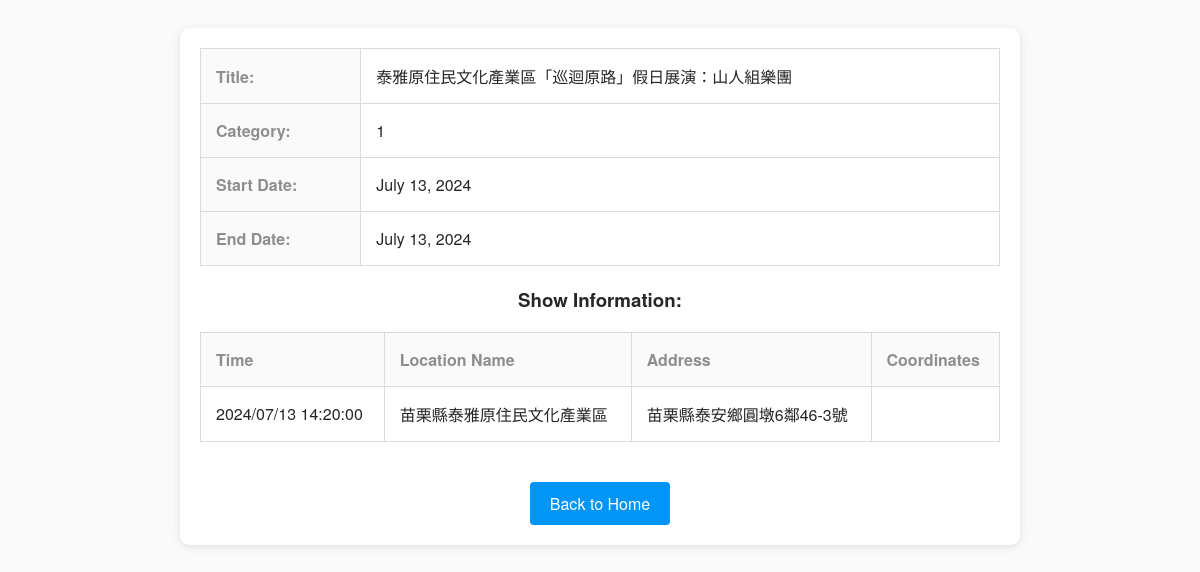
Page /detail/14/ (signed in) on the committed database.
### myapp/models.py (models this page shows)
class Event(models.Model):
    title = models.CharField(max_length=255)
    uid = models.CharField(max_length=24, unique=True, null=True)
    version = models.CharField(max_length=100, blank=True, null=True)
    category = models.CharField(max_length=100, blank=True, null=True)
    imageUrl = models.CharField(max_length=500, blank=True, null=True)
    webSales = models.CharField(max_length=255, blank=True, null=True)
    sourceWebPromote = models.CharField(max_length=255, blank=True, null=True)
    comment = models.TextField(blank=True, null=True)
    editModifyDate = models.DateTimeField(blank=True, null=True)
    sourceWebName = models.CharField(max_length=255, blank=True, null=True)
    startDate = models.DateField(blank=True, null=True)
    endDate = models.DateField(blank=True, null=True)
    hitRate = models.IntegerField(blank=True, null=True)

class ShowInfo(models.Model):
    event = models.ForeignKey(Event, on_delete=models.CASCADE)
    time = models.CharField(max_length=50)
    location = models.ForeignKey(Location, on_delete=models.CASCADE)

class Location(models.Model):
    locationName = models.CharField(max_length=255)
    address = models.CharField(max_length=255, blank=True, null=True)
    latitude = models.DecimalField(max_digits=9, decimal_places=6, blank=True, null=True)
    longitude = models.DecimalField(max_digits=9, decimal_places=6, blank=True, null=True)

### myapp/views.py (the view)
# urls.py: path('detail/<int:id>/', views.detail, name='event_detail'),
@login_required
def detail(request, id):
    event = get_object_or_404(Event, id=id)
    show_infos = ShowInfo.objects.filter(event=event)
    context = {
        'event': event,
        'show_infos': show_infos
    }
    return render(request, 'detail.html', context)

### templates/detail.html (shortened to what this page needs)
{% block content %}
<div class="event-detail-container">
  <table class="event-detail-table">
    <tr>
      <th>Title:</th>
      <td>{{ event.title }}</td>
    </tr>
    <tr>
      <th>Category:</th>
      <td>{{ event.category }}</td>
    </tr>
    <tr>
      <th>Start Date:</th>
      <td>{{ event.startDate }}</td>
    </tr>
    <tr>
      <th>End Date:</th>
      <td>{{ event.endDate }}</td>
    </tr>
  </table>
  {% if show_infos %}
    <h3>Show Information:</h3>
    <table class="show-info-table">
      <thead>
        <tr>
          <th>Time</th>
          <th>Location Name</th>
          <th>Address</th>
          <th>Coordinates</th>
        </tr>
      </thead>
      <tbody>
        {% for show_info in show_infos %}
        <tr>
          <td>{{ show_info.time }}</td>
          {% with show_info.location as location %}
            {% if location %}
              <td>{{ location.locationName }}</td>
              <td>{{ location.address }}</td>
              <td>
              </td>
            {% endif %}
          {% endwith %}
        </tr>
        {% endfor %}
      </tbody>
    </table>
  {% else %}
    <p>No show information available.</p>
  {% endif %}
  <a href="{% url 'home' %}" class="back-button">Back to Home</a>
</div>
{% endblock content %}

### templates/detail.html (style rules this page uses)
.event-detail-container { max-width: 800px; margin: 0 auto; background-color: #fff; padding: 20px; border-radius: 10px; box-shadow: 0 2px 10px rgba(0, 0, 0, 0.1); }
.event-detail-table, .show-info-table { width: 100%; border-collapse: collapse; margin-bottom: 20px; }
.event-detail-table th, .show-info-table th, .event-detail-table td, .show-info-table td { padding: 15px; text-align: left; border: 1px solid #dbdbdb; }
.event-detail-table th, .show-info-table th { background-color: #fafafa; font-weight: bold; color: #8e8e8e; }
.back-button { display: inline-block; padding: 10px 20px; background-color: #0095f6; color: #fff; text-decoration: none; border-radius: 4px; margin-top: 20px; }

### rows in the picture
Event: title "泰雅原住民文化產業區「巡迴原路」假日展演：山人組樂團", category "1", startDate "July 13, 2024", endDate "July 13, 2024"
ShowInfo: time "2024/07/13 14:20:00", location.locationName "苗栗縣泰雅原住民文化產業區", location.address "苗栗縣泰安鄉圓墩6鄰46-3號"
